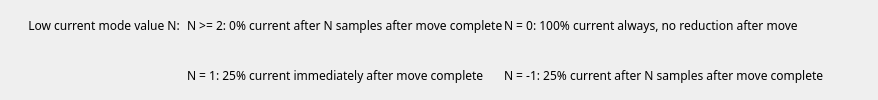
       <widget class="QEFrame" name="qeframe_6">
        <layout class="QVBoxLayout" name="verticalLayout_6">
         <property name="spacing">
          <number>1</number>
         </property>
         <property name="leftMargin">
          <number>1</number>
         </property>
         <property name="topMargin">
          <number>1</number>
         </property>
         <property name="rightMargin">
          <number>1</number>
         </property>
         <property name="bottomMargin">
          <number>1</number>
         </property>
         <item>
          <layout class="QGridLayout" name="gridLayout_3" columnstretch="1,3,5,5,2">
           <item row="2" column="2">
            <widget class="QLabel" name="label_84">
             <property name="sizePolicy">
              <sizepolicy hsizetype="Preferred" vsizetype="Preferred">
               <horstretch>0</horstretch>
               <verstretch>0</verstretch>
              </sizepolicy>
             </property>
             <property name="sizeIncrement">
              <size>
               <width>1</width>
               <height>1</height>
              </size>
             </property>
             <property name="font">
              <font>
               <family>Abyssinica SIL</family>
               <pointsize>9</pointsize>
              </font>
             </property>
             <property name="text">
              <string>N = 1: 25% current immediately after move complete</string>
             </property>
             <property name="alignment">
              <set>Qt::AlignLeading|Qt::AlignLeft|Qt::AlignVCenter</set>
             </property>
            </widget>
           </item>
           <item row="1" column="1">
            <widget class="QLabel" name="label_82">
             <property name="sizePolicy">
              <sizepolicy hsizetype="Preferred" vsizetype="Preferred">
               <horstretch>0</horstretch>
               <verstretch>0</verstretch>
              </sizepolicy>
             </property>
             <property name="sizeIncrement">
              <size>
               <width>1</width>
               <height>1</height>
              </size>
             </property>
             <property name="font">
              <font>
               <family>Abyssinica SIL</family>
               <pointsize>9</pointsize>
              </font>
             </property>
             <property name="text">
              <string>Low current mode value N:  </string>
             </property>
             <property name="alignment">
              <set>Qt::AlignRight|Qt::AlignTrailing|Qt::AlignVCenter</set>
             </property>
            </widget>
           </item>
           <item row="1" column="2">
            <widget class="QLabel" name="label_83">
             <property name="sizePolicy">
              <sizepolicy hsizetype="Preferred" vsizetype="Preferred">
               <horstretch>0</horstretch>
               <verstretch>0</verstretch>
              </sizepolicy>
             </property>
             <property name="sizeIncrement">
              <size>
               <width>1</width>
               <height>1</height>
              </size>
             </property>
             <property name="font">
              <font>
               <family>Abyssinica SIL</family>
               <pointsize>9</pointsize>
              </font>
             </property>
             <property name="text">
              <string>N &gt;= 2: 0% current after N samples after move complete</string>
             </property>
             <property name="alignment">
              <set>Qt::AlignLeading|Qt::AlignLeft|Qt::AlignVCenter</set>
             </property>
            </widget>
           </item>
           <item row="2" column="1">
            <spacer name="horizontalSpacer_25">
             <property name="orientation">
              <enum>Qt::Horizontal</enum>
             </property>
             <property name="sizeHint" stdset="0">
              <size>
               <width>40</width>
               <height>20</height>
              </size>
             </property>
            </spacer>
           </item>
           <item row="2" column="0">
            <spacer name="horizontalSpacer_7">
             <property name="orientation">
              <enum>Qt::Horizontal</enum>
             </property>
             <property name="sizeHint" stdset="0">
              <size>
               <width>40</width>
               <height>20</height>
              </size>
             </property>
            </spacer>
           </item>
           <item row="1" column="3">
            <widget class="QLabel" name="label_69">
             <property name="sizePolicy">
              <sizepolicy hsizetype="Preferred" vsizetype="Preferred">
               <horstretch>0</horstretch>
               <verstretch>0</verstretch>
              </sizepolicy>
             </property>
             <property name="sizeIncrement">
              <size>
               <width>1</width>
               <height>1</height>
              </size>
             </property>
             <property name="font">
              <font>
               <family>Abyssinica SIL</family>
               <pointsize>9</pointsize>
              </font>
             </property>
             <property name="text">
              <string>N = 0: 100% current always, no reduction after move</string>
             </property>
             <property name="alignment">
              <set>Qt::AlignLeading|Qt::AlignLeft|Qt::AlignVCenter</set>
             </property>
            </widget>
           </item>
           <item row="2" column="3">
            <widget class="QLabel" name="label_85">
             <property name="sizePolicy">
              <sizepolicy hsizetype="Preferred" vsizetype="Preferred">
               <horstretch>0</horstretch>
               <verstretch>0</verstretch>
              </sizepolicy>
             </property>
             <property name="sizeIncrement">
              <size>
               <width>1</width>
               <height>1</height>
              </size>
             </property>
             <property name="font">
              <font>
               <family>Abyssinica SIL</family>
               <pointsize>9</pointsize>
              </font>
             </property>
             <property name="text">
              <string>N = -1: 25% current after N samples after move complete</string>
             </property>
             <property name="alignment">
              <set>Qt::AlignLeading|Qt::AlignLeft|Qt::AlignVCenter</set>
             </property>
            </widget>
           </item>
           <item row="2" column="4">
            <spacer name="horizontalSpacer_3">
             <property name="orientation">
              <enum>Qt::Horizontal</enum>
             </property>
             <property name="sizeHint" stdset="0">
              <size>
               <width>40</width>
               <height>20</height>
              </size>
             </property>
            </spacer>
           </item>
          </layout>
         </item>
        </layout>
       </widget>
